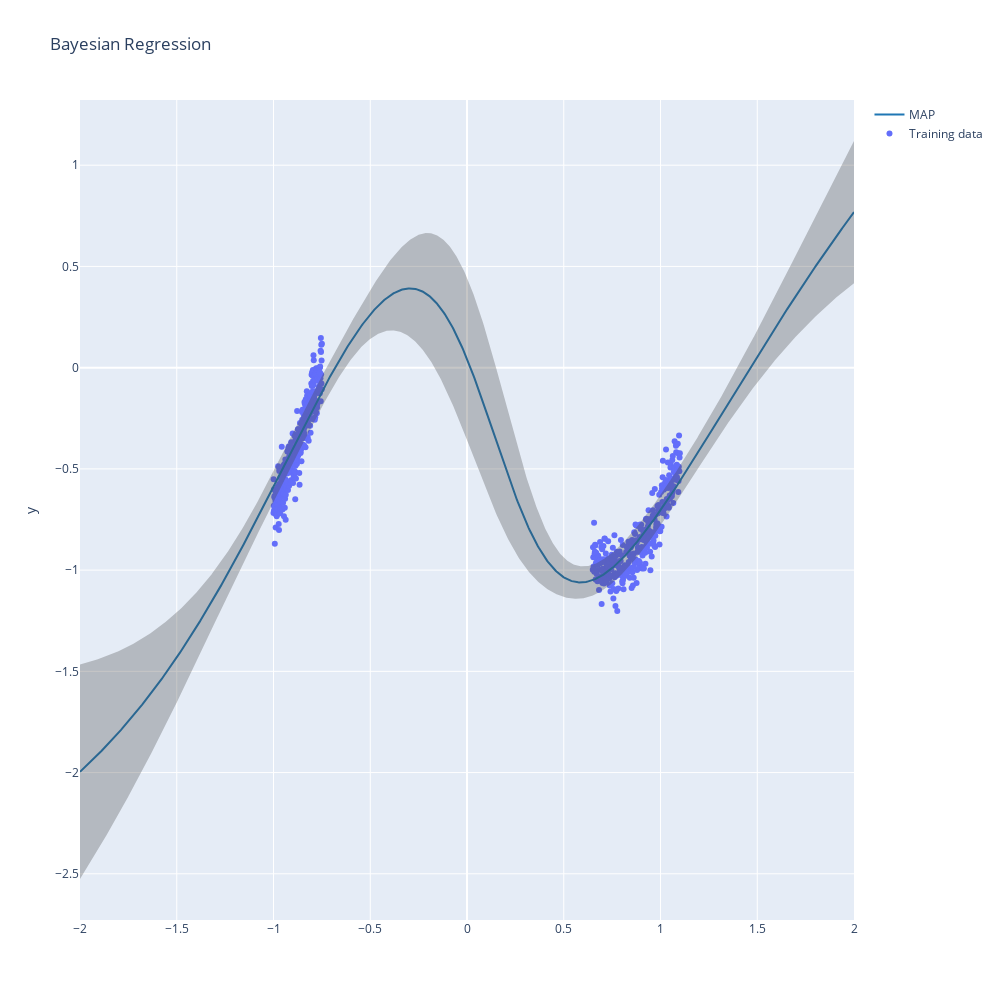

This figure's notebook cell:
### Code cell
model = experiment_btwn.load_model("mlp_btwn.pt")
la = experiment_btwn.train_la(model=model, dataloader=experiment_btwn.train_dataloader, subset_of_weights="all", hessian_structure="full", sigma_noise=0.075)
X_train, y_train = experiment_btwn.train_dataloader.dataset.get_arrays()
X = np.linspace(-2, 2, 1000).reshape(1000, 1)
X_test = torch.from_numpy(X.astype(np.float32))
x= X.reshape(1000)
f_mu, f_var = la(x=X_test)
f_mu = f_mu.squeeze().detach().cpu().numpy()
f_sigma = f_var.squeeze().sqrt().cpu().numpy()
pred_std = np.sqrt(f_sigma**2 + la.sigma_noise.item()**2)
plot_regression(X_train, y_train, x, f_mu, pred_std)

### Figure 1 — Plotly figure (JSON) as saved in the notebook; plotly's stock layout.template omitted (floating-point values rounded to 4 significant figures; data arrays with more than 128 entries replaced by an {"elided": "..."} marker saying what was removed)
{"data": [{"mode": "markers", "name": "Training data", "type": "scatter", "x": {"elided": "670 float values"}, "y": {"elided": "670 float values"}}, {"line": {"color": "rgb(31, 119, 180)"}, "mode": "lines", "name": "MAP", "type": "scatter", "x": {"elided": "1000 float values"}, "y": {"elided": "1000 float values"}}, {"line": {"width": 0}, "marker": {"color": "#444"}, "mode": "lines", "name": "Upper Bound", "showlegend": false, "type": "scatter", "x": {"elided": "1000 float values"}, "y": {"elided": "1000 float values"}}, {"fill": "tonexty", "fillcolor": "rgba(68, 68, 68, 0.3)", "line": {"width": 0}, "marker": {"color": "#444"}, "mode": "lines", "name": "Lower Bound", "showlegend": false, "type": "scatter", "x": {"elided": "1000 float values"}, "y": {"elided": "1000 float values"}}], "layout": {"autosize": false, "height": 1000, "hovermode": "x", "title": {"text": "Bayesian Regression"}, "width": 1000, "yaxis": {"title": {"text": "y"}}}}
